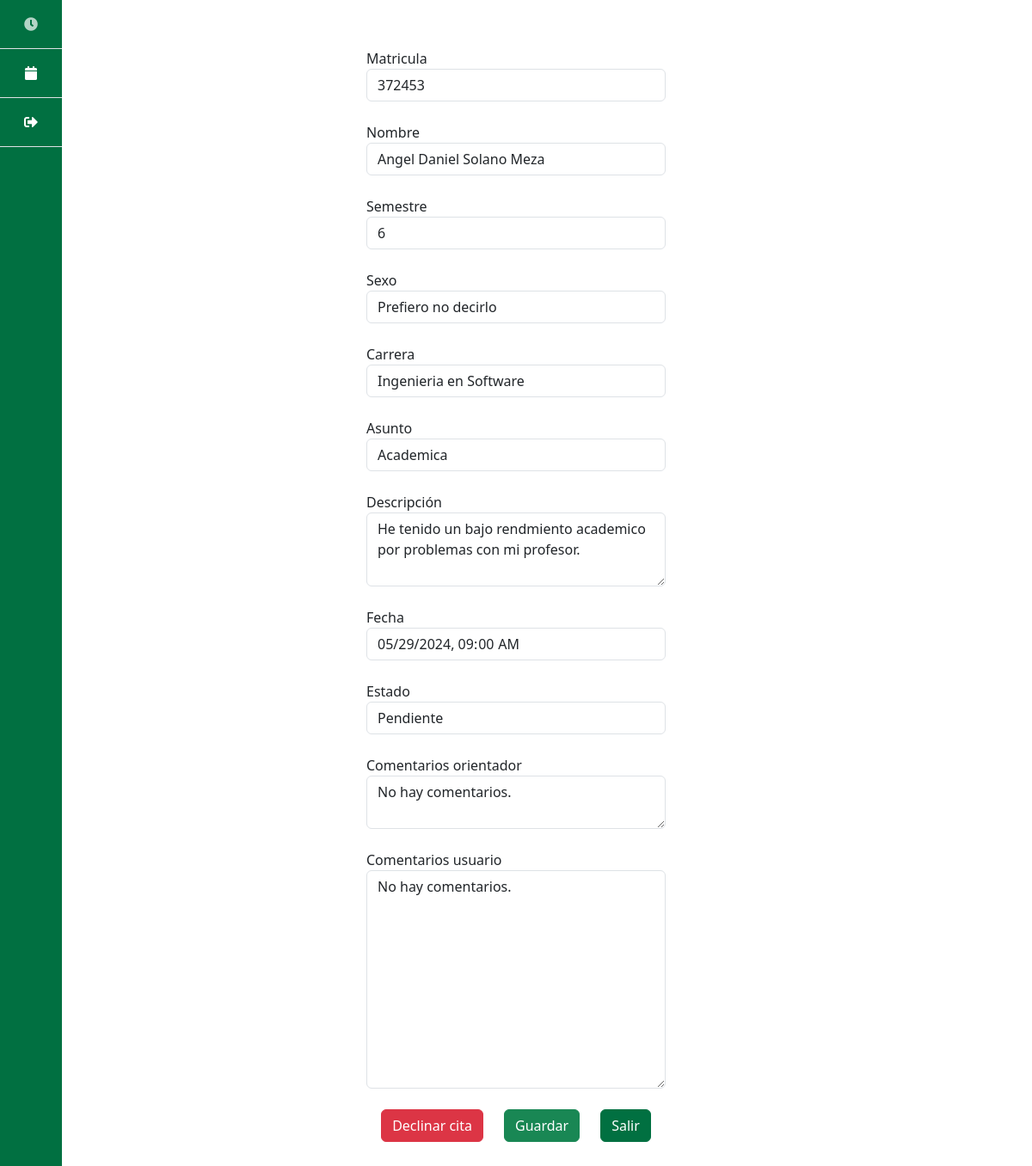
Page /citas/57 (signed in) on the earlier database version.
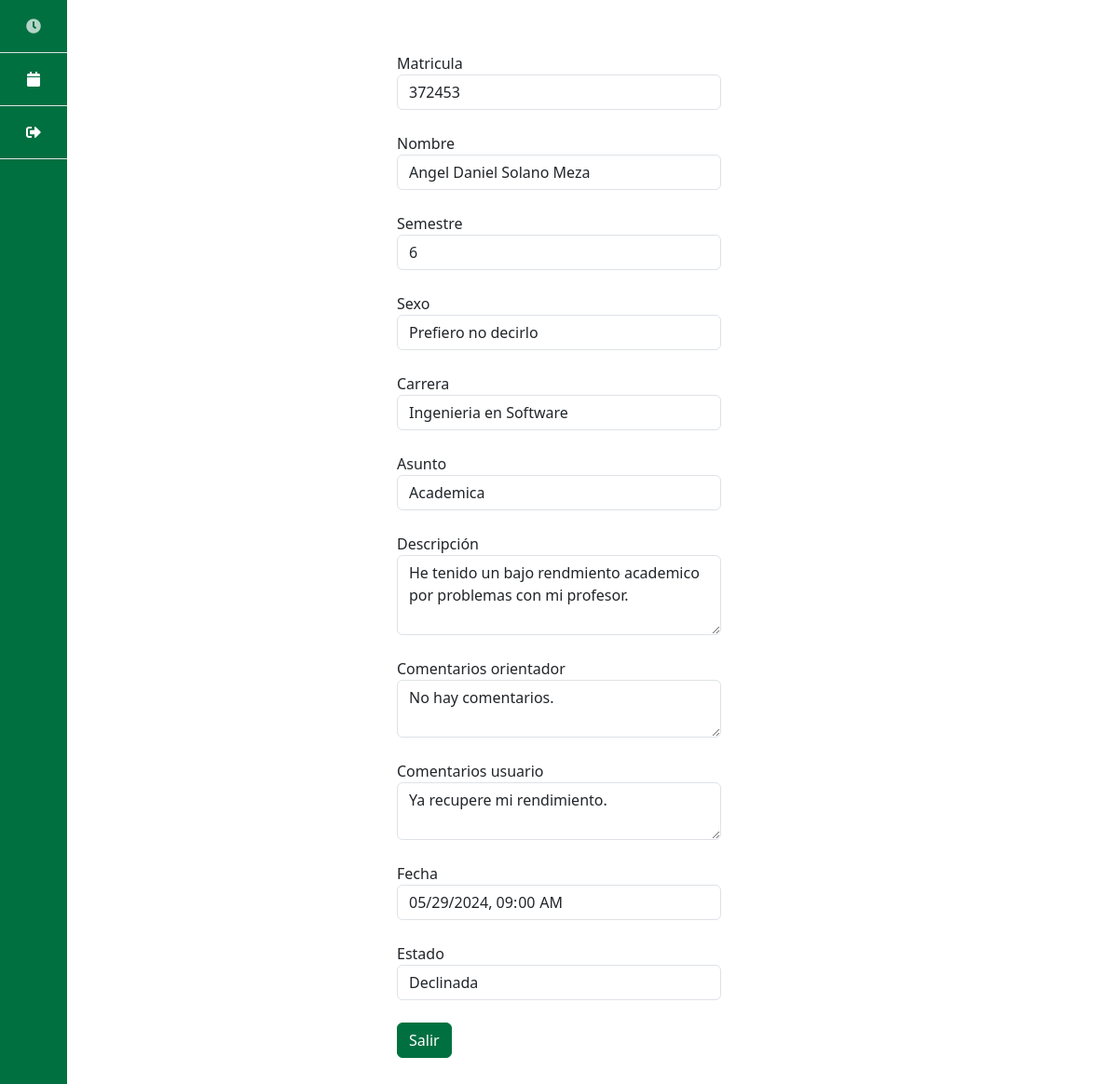
Same page on the later database version.
### paginas/models.py (models this page shows, shortened)
class Cita(models.Model):
    PENDIENTE = 'Pendiente'
    CONFIRMADA = 'Confirmada'
    DECLINADA = 'Declinada'
    ESTADOS_CITA = [
        (PENDIENTE, 'Pendiente'),
        (CONFIRMADA, 'Confirmada'),
        (DECLINADA, 'Declinada'),
    ]
    HOMBRE = 'Hombre'
    MUJER = 'Mujer'
    PREFIERO_NO_DECIRLO = 'Prefiero no decirlo'
    GENERO = [
        (HOMBRE, 'Hombre'),
        (MUJER, 'Mujer'),
        (PREFIERO_NO_DECIRLO, 'Prefiero no decirlo'),
    ]
    INGENIERIA_CIVIL = 'Ingenieria Civil'
    INGENIERIA_ELECTRONICA = 'Ingenieria en Electronica'
    INGENIERIA_COMPUTACION = 'Ingenieria en Computacion'
    INGENIERIA_INDUSTRIAL = 'Ingenieria Industrial'
    INGENIERIA_NANOTECNOLOGIA = 'Ingenieria en Nanatecnologia'
    INGENIERIA_SOFTWARE = 'Ingenieria en Software'
    BIOINGENIERIA = 'Bioingenieria'
    ARQUITECTURA = 'Arquitectura'
    CARRERAS = [
        (INGENIERIA_CIVIL,  'Ingenieria Civil'),
        (INGENIERIA_ELECTRONICA,  'Ingenieria en Electronica'),
        (INGENIERIA_COMPUTACION,  'Ingenieria en Computacion'),
        (INGENIERIA_INDUSTRIAL,  'Ingenieria Industrial'),
        (INGENIERIA_NANOTECNOLOGIA,  'Ingenieria en Nanotecnologia'),
        (INGENIERIA_SOFTWARE,  'Ingenieria en Software y Tecnologias Emergentes'),
        (BIOINGENIERIA,  'Bioingenieria'),
        (ARQUITECTURA,  'Arquitectura'),
    ]
    ACADEMICA = 'Academica'
    PERSONAL = 'Personal'
    VOCACIONAL = 'Vocacional'
    BAJA = 'Baja'
    PSICOLOGICA = 'Psicologica'
    ASUNTOS = [
        (ACADEMICA, 'Academica'),
        (PERSONAL, 'Personal'),
        (VOCACIONAL, 'Vocacional'),
        (BAJA, 'Baja'),
        (PSICOLOGICA, 'Psicologica'),
    ]
    PRIMERO = '1'
    SEGUNDO = '2'
    TERCERO = '3'
    CUARTO = '4'
    QUINTO = '5'
    SEXTO = '6'
    SEPTIMO = '7'
    OCTAVO = '8'
    NOVENO = '9'
    SEMESTRES = [
        (PRIMERO, '1'),
        (SEGUNDO, '2'),
        (TERCERO, '3'),
        (CUARTO, '4'),
        (QUINTO, '5'),
        (SEXTO, '6'),
        (SEPTIMO, '7'),
        (OCTAVO, '8'),
        (NOVENO, '9'),
    ]
    matricula = models.CharField(max_length=8)
    apellido_paterno = models.CharField(max_length=20)
    apellido_materno = models.CharField(max_length=20)
    nombre = models.CharField(max_length=40)
    descripcion = models.TextField(max_length=200)
    fecha = models.DateTimeField()
    semestre = models.CharField(
        max_length=2,
        choices=SEMESTRES,
        default=PRIMERO
    )
    comentarios_orientador = models.TextField(
        max_length=200,
        default="No hay comentarios."
    )
    comentarios_usuario = models.TextField(
        max_length=200,
        default="No hay comentarios."
    )
    sexo = models.CharField(
        max_length=20,
        choices=GENERO,
        default=PREFIERO_NO_DECIRLO,
    )
    estado = models.CharField(
        max_length=11,
        choices=ESTADOS_CITA,
        default=PENDIENTE,
    )
    carrera = models.CharField(
        max_length=50,
        choices=CARRERAS,
        default=INGENIERIA_SOFTWARE
    )
    asunto = models.CharField(
        max_length=50,
        choices=ASUNTOS,
        default=ACADEMICA
    )
    solicitada = models.DateTimeField(auto_now_add=True)
    user = models.ForeignKey(User, on_delete=models.CASCADE)

### paginas/views.py (the view, shortened to what this page needs)
# urls.py: path('citas/<int:id_cita>', views.detalle_cita, name = 'detalle_cita'),
def detalle_cita(request, id_cita):
    if request.user.is_staff:
        if request.method == "GET":
            cita = get_object_or_404(Cita, pk=id_cita)
            form = FormularioCita(instance=cita, user = request.user)
            return render(request, 'detalle_cita.html', {'cita': cita, 'form': form})
        else:
            try:
                cita = get_object_or_404(Cita, pk=id_cita)
                form = FormularioCita(request.POST, instance=cita, user = request.user)
                action = request.POST.get('action')
                if action == 'save':
                    form.save()
                    if cita.estado == 'Confirmada':
                        horario = Horario.objects.filter(inicio__lte=cita.fecha).last()
                        if horario is not None:
                            print("debug " + str(horario))
                            horario.estado = 'cita_agendada'
                            horario.save()
                cita.save()
                return redirect('citas')
            except ValueError:
                return render(request, 'detalle_cita.html', {
                    'cita': cita,
                    'form': form,
                    'error': 'Por favor, verifica los datos ingresados'
                })
    else:
        if request.method == "GET":
            cita = get_object_or_404(Cita, pk=id_cita, user=request.user)
            form = FormularioCita(instance=cita, user = request.user)
            return render(request, 'detalle_cita.html', {'cita': cita, 'form': form})

### paginas/templates/detalle_cita.html (shortened to what this page needs)
{% extends 'base.html' %}
{% block content %}
{% load widget_tweaks %}
<div class="container pt-3 pb-5">
  <div class="row justify-content-center">
    <div class="col-md-4">
        <form method="POST" class="mb-4 gap-2">
          <div class="form-group mb-4">
            <label>Matricula</label>
            <input type="text" class="form-control" value="{{ form.matricula.value }}" readonly>
          </div>
          <div class="form-group mb-4">
            <label>Nombre</label>
            <input type="text" class="form-control" value="{{ form.nombre.value }} {{ form.apellido_paterno.value }} {{ form.apellido_materno.value }}" readonly>
          </div>
          <div class="form-group mb-4">
            <label>Semestre</label>
            <input type="text" class="form-control" value="{{ form.semestre.value }}" readonly>
          </div>
          <div class="form-group mb-4">
            <label>Sexo</label>
            <input type="text" class="form-control" value="{{ form.sexo.value }}" readonly>
          </div>
          <div class="form-group mb-4">
            <label>Carrera</label>
            <input type="text" class="form-control" value="{{ form.carrera.value }}" readonly>
          </div>
          <div class="form-group mb-4">
            <label>Asunto</label>
            <input type="text" class="form-control" value="{{ form.asunto.value }}" readonly>
          </div>
          <div class="form-group mb-4">
            <label>Descripción</label>
            <textarea class="form-control" rows="3" readonly>{{ form.descripcion.value }}</textarea>
          </div>
          {% if form.estado.value == 'Declinada' or form.estado.value == 'Confirmada' %}
            <div class="form-group mb-4">
              <label>Comentarios orientador</label>
              <textarea class="form-control" readonly>{{ form.comentarios_orientador.value }}</textarea>
            </div>
            <div class="form-group mb-4">
              <label>Comentarios usuario</label>
              <textarea class="form-control" readonly>{{ form.comentarios_usuario.value }}</textarea>
            </div>
            <div class="form-group mb-4">
              <label>Fecha</label>
              <input type="datetime-local" class="form-control" value="{{ form.fecha.value|date:'Y-m-d H:i:s' }}" readonly>
            </div>
            <div class="form-group mb-4">
              <label>Estado</label>
              <input type="text" class="form-control" value="{{ form.estado.value }}" readonly>
            </div>
            <button type="submit" name="action" value="salir" class="btn btn-primary">Salir</button>
          {% else %}
            {% if not request.user.is_staff %}
              <div class="form-group mb-4">
                <label>Fecha</label>
                <input type="datetime-local" class="form-control" value="{{ form.fecha.value|date:'Y-m-d H:i:s' }}" readonly>
              </div>
              <div class="form-group mb-4">
                <label>Estado</label>
                <input type="text" class="form-control" value="{{ form.estado.value }}" readonly>
              </div>
              <div class="form-group mb-4">
                <label>Comentarios orientador</label>
                <textarea class="form-control" readonly>{{ form.comentarios_orientador.value }}</textarea>
              </div>
              <div class="form-group mb-4">
                <label>Comentarios usuario</label>
                {{ form.comentarios_usuario|add_class:"form-control" }}
              </div>
              <div class="d-flex gap-4 justify-content-center">
                <button type="submit" name="action" value="cancel" class="btn btn-danger">Declinar cita</button>
                <button type="submit" name="action" value="save" class="btn btn-success">Guardar</button>
                <button type="submit" name="action" value="salir" class="btn btn-primary">Salir</button>
              </div>
            {% endif %}
          {% endif %}
        </form>
    </div>
  </div>
</div>
{% endblock %}

Differences in the rows shown:
changed Cita "Angel Daniel Solano Meza": estado "Pendiente" → "Declinada" (drawn); comentarios_usuario.value (not shown) → "Ya recupere mi rendimiento."; estado.value "Pendiente" → "Declinada"; comentarios_usuario "No hay comentarios." → (not shown)
Other differences:
text no longer shown: "Declinar cita Guardar"
